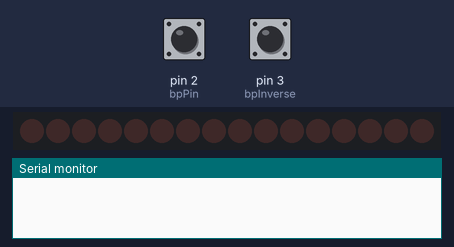
This sketch was run on a simulated Arduino Uno, built with avr-gcc and run on an emulated ATmega328P. Parts: 16 shift-register outputs drawn as a row of LEDs (first output left, lit = HIGH), the last lines printed to the serial monitor. Wiring (inferred from the names in the program): 2 × shift register (74HC595): data pin 11; shift clock pin 12; latch pin 8. Wiring (inferred from the signals the program sends): row of LEDs: on Q0, Q1, Q2, Q3, Q4, Q5, Q6, Q7, Q8, Q9, Q10, Q11, Q12, Q13, Q14, Q15. The test bench sets the inputs (shaded band); at power-on: pin 2 (bpPin) LOW, pin 3 (bpInverse) LOW.

Above: at 1.2 s.
1.3 s: pin 2 (bpPin) pulsed HIGH 5 times (0.12 s each, 0.3 s apart)
At 1.57 s:
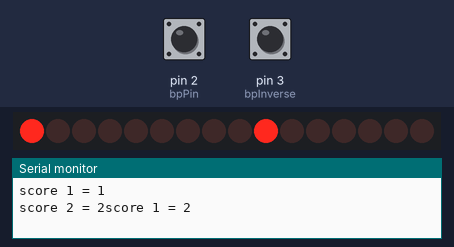
At 3.7 s:
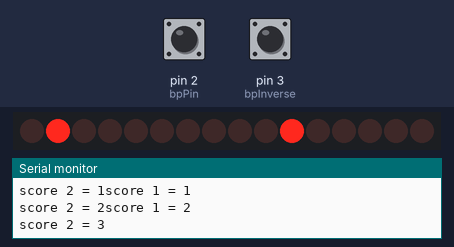
4.3 s: pin 3 (bpInverse) pulsed HIGH 2 times (0.12 s each, 0.3 s apart)
At 4.57 s:
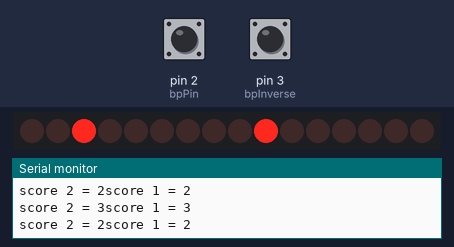
Timing chart, 0 to 7.3 s (numbered marks = the images above; inputs shaded):
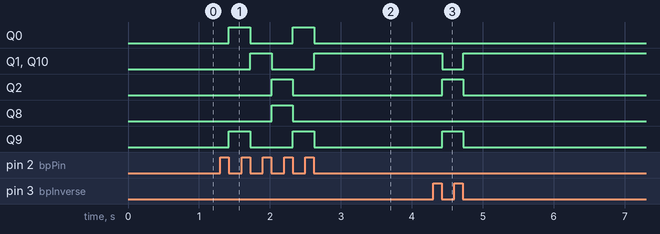

The sketch:

BP.ino
```cpp
//Pin connected to ST_CP of 74HC595
int latchPin = 8;
int clockPin = 12;
int dataPin = 11;

//Sorties du register 4094
int tab[] = {1,2,4};

//Bouton Poussoir
int bpPin = 2;
int bpInverse = 3;

int score1 = 0;
int score2 = 1;

void setup() {
  //set pins to output because they are addressed in the main loop
  pinMode(latchPin, OUTPUT);
  pinMode(clockPin, OUTPUT);
  pinMode(dataPin, OUTPUT);

  //set BP
  pinMode(bpPin, INPUT);
  pinMode(bpInverse, INPUT);

  digitalWrite(latchPin, LOW);
  shiftOut(dataPin, clockPin, MSBFIRST, 0);
  shiftOut(dataPin, clockPin, MSBFIRST, 0);
  digitalWrite(latchPin, HIGH);
}


void loop() {

  //affichage debug
  Serial.begin(9600);

  //lecture du bouton poussoir
  boolean bp = digitalRead(bpPin);
  boolean inverser = digitalRead(bpInverse);

    if(bp) {
      while(digitalRead(bpPin)){
        delay(10);
      }
      score1++;
      score2++;
      if(score1 == 4) score1 = 1;
      if(score2 == 4) score2 = 1;
      digitalWrite(latchPin, LOW);
      shiftOut(dataPin, clockPin, MSBFIRST, tab[score2-1]);
      shiftOut(dataPin, clockPin, MSBFIRST, tab[score1-1]);

      //shiftOut(dataPin, clockPin, MSBFIRST, tab1[j]);
      //return the latch pin high to signal chip that it
      //no longer needs to listen for information
      digitalWrite(latchPin, HIGH);
      Serial.print("score 1 = ");
      Serial.print(score1);
      Serial.println();
      Serial.print("score 2 = ");
      Serial.print(score2);

    }


    if(inverser) {
      while(digitalRead(bpInverse)){
        delay(10);}
      int tmp = score1;
      score1 = score2;
      score2 = tmp;
      //inverser(score1, score2);
      digitalWrite(latchPin, LOW);
      shiftOut(dataPin, clockPin, MSBFIRST, tab[score2-1]);
      shiftOut(dataPin, clockPin, MSBFIRST, tab[score1-1]);
      //shiftOut(dataPin, clockPin, MSBFIRST, tab1[j]);
      //return the latch pin high to signal chip that it
      //no longer needs to listen for information
      digitalWrite(latchPin, HIGH);
       Serial.print("score 1 = ");
      Serial.print(score1);
      Serial.println();
      Serial.print("score 2 = ");
      Serial.print(score2);
    }


  delay(100);
}

//void inverser(int* score1, int* score2) {
//  int tmp = *score1;
//  *score1 = *score2;
//  *score2 = tmp;
//}
```

Measured:
- after the input at 1.3 s, Q0, Q9: alternates HIGH for 0.30 s and LOW for 0.60 s, 4 changes in all, then stays LOW, starting after 0.12 s; Q1, Q10: LOW → HIGH after 0.42 s, → LOW 0.30 s later, → HIGH 0.60 s later; Q2, Q8: LOW → HIGH after 0.72 s, → LOW 0.30 s later
- after the input at 4.3 s, Q1, Q10: HIGH → LOW after 0.13 s, → HIGH 0.30 s later; Q2, Q9: LOW → HIGH after 0.13 s, → LOW 0.30 s later
